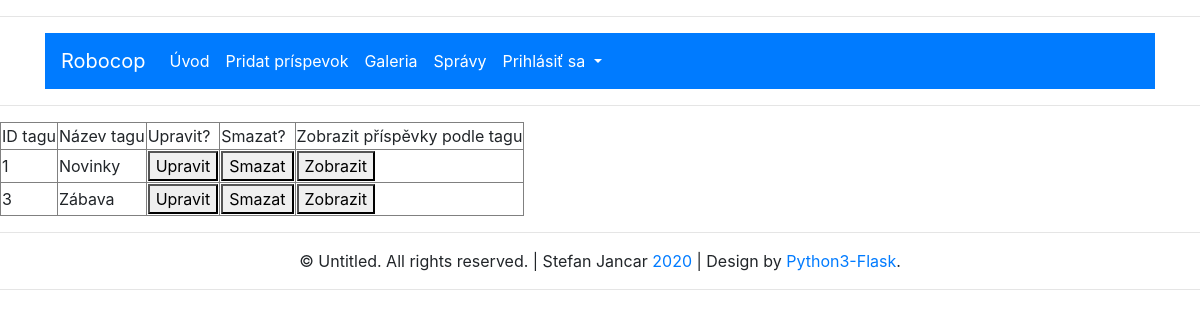
The app's page /admin/tagy/ (signed in) with its own data.
### root/prispevky/models.py (models this page shows)
class Tagy(db.Model):
    id = db.Column(db.Integer, primary_key = True)
    nazev = db.Column(db.Text, unique = True)

### root/administrace/admin_tagy.py (the view, shortened to what this page needs)
@administrace.administrace_page.route("/tagy/", methods = ["GET", "POST"])
def admin_tagy():
    if "user" not in session or Uzivatele.query.filter_by(id = session["user"]["_id"]).first().is_admin != 1:
        flash("Chyba", "critical")
        return redirect(url_for("prispevky_page.uvod"))
    tagy = Tagy.query.all()
    return render_template("admin_tagy.html", tagy = tagy)

### root/administrace/templates/admin_tagy.html
{% extends "base.html" %}
{% block content %}
<form method="POST">
    <table border="1">
        <tr>
            <td>ID tagu</td>
            <td>Název tagu</td>
            <td>Upravit?</td>
            <td>Smazat?</td>
            <td>Zobrazit příspěvky podle tagu</td>
        </tr>
    {% for tag in tagy %}
        <tr>
            <td>{{ tag.id }}</td>
            <td>{{ tag.nazev }}</td>
            <td><button type="submit" name="upravit" value="{{ tag.id }}">Upravit</td>
            <td><button type="submit" name="smazat" value="{{ tag.id }}">Smazat</td>
            <td><button type="submit" name="zobrazit" value="{{ tag.id }}">Zobrazit</td>
        </tr>
    {% endfor %}
    </table>
</form>
{% endblock %}

### records on screen
Tagy: id "1", nazev "Novinky"
Tagy: id "3", nazev "Zábava"
